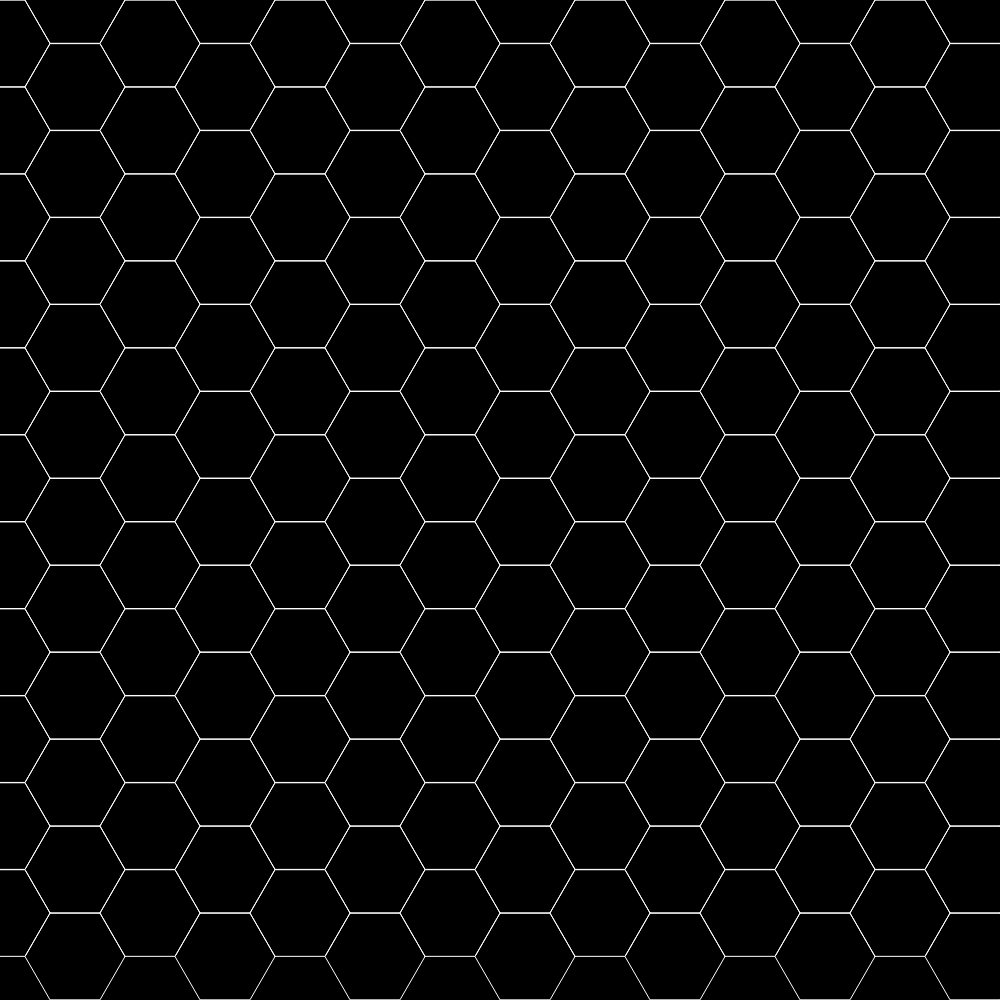
Frame 1 (no input)
Frame 2 (the mouse pressed at the canvas centre, redrawn once): identical to frame 1, image omitted

The p5.js sketch that drew this single still picture (run headless with seeded random() and noise() and a simulated clock; the mouse was pressed at the canvas centre and the sketch redrawn once):

// p5.js sketch
// ── sketch.js
function setup() {
    w = min(windowWidth, windowHeight);
    createCanvas(w, w);

    gridWidth = w;
    gridHeight = w;
    hexagonSize = w / 10;
}

function drawHexagon(cX, cY, r) {
    beginShape();
    for (let a = 0; a < TAU; a += TAU / 6) {
        vertex(cX + r * cos(a), cY + r * sin(a));
    }
    endShape(CLOSE);
}

function makeGrid() {
    count = 0;
    for (y = 0; y < gridHeight; y += hexagonSize / 2.3) {
        for (x = 0; x < gridWidth; x += hexagonSize * 1.5) {
            drawHexagon(
                x + hexagonSize * (count % 2 == 0) * 0.75,
                y,
                hexagonSize / 2
            );
        }
        count++;
    }
}

function draw() {
    background(0);
    stroke(255);
    noFill();

    makeGrid();

    noLoop();
}
